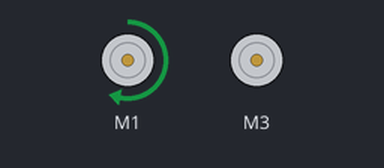
Simulated run of this sketch. Board: Arduino Uno, built with avr-gcc and run on an emulated ATmega328P. On the bench: 2 × DC motor (green arrow = forward, orange = backward, longer = faster).

Above: at 0.1 s.
At 3.1 s:
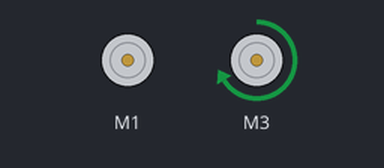
At 64.6 s:
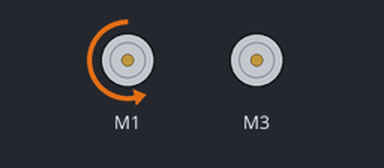
At 83.6 s:
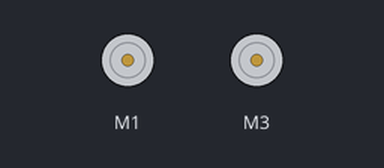
Timing chart, 0 to 85.1 s (numbered marks = the images above):
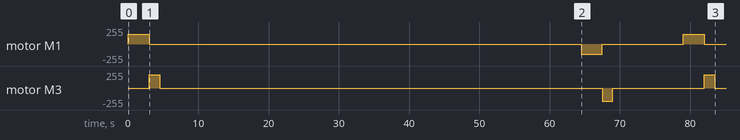

The sketch:

headSpray.ino
```cpp
#include <AFMotor.h>

// Create motor instances for M1 (shoulder) and M3 (hand)
AF_DCMotor motor1(1); // M1 is connected to port 1
AF_DCMotor motor3(3); // M3 is connected to port 3

void setup() {
  // Set initial speeds for the motors
  motor1.setSpeed(150); // Speed for shoulder motor (M1)
  motor3.setSpeed(200); // Speed for hand motor (M3)
}

void loop() {
  // Call the liftHandWithM3 function once
  liftHandWithM3();
  delay(10000); // Wait 10 seconds before calling any other function (or adjust as needed)
}

// Function to lift M1 (shoulder) to 95% and set M3 (hand) to 90%
void liftHandWithM3() {
  int durationLiftM1 = 3000; // Time to move M1 to 95% (adjust based on testing)
  int durationLiftM3 = 1500; // Time to move M3 to 90% (adjust based on testing)

  // Lift M1 to 95% up
  motor1.setSpeed(150);   // Set speed for M1
  motor1.run(FORWARD);    // Move M1 forward
  delay(durationLiftM1);  // Wait for M1 to reach 95%
  motor1.run(RELEASE);    // Stop M1

  // Move M3 to 90%
  motor3.setSpeed(200);   // Set speed for M3
  motor3.run(FORWARD);    // Move M3 forward
  delay(durationLiftM3);  // Wait for M3 to reach 90%
  motor3.run(RELEASE);    // Stop M3

  // Hold the position for 1 minute
  delay(60000);

  // Return M1 to normal position
  motor1.setSpeed(150);   // Set speed for M1
  motor1.run(BACKWARD);   // Move M1 backward
  delay(durationLiftM1);  // Wait for M1 to return to normal
  motor1.run(RELEASE);    // Stop M1

  // Return M3 to normal position
  motor3.setSpeed(200);   // Set speed for M3
  motor3.run(BACKWARD);   // Move M3 backward
  delay(durationLiftM3);  // Wait for M3 to return to normal
  motor3.run(RELEASE);    // Stop M3
}
```

Measured:
- by itself, motor M3: stopped → forward 200/255 at 3.0 s, → stopped 1.5 s later, → backward 200/255 63.0 s later, → stopped 1.5 s later, … (6 changes in this stretch)
- by itself, motor M1: stopped → forward 150/255 at 0.00 s, → stopped 3.0 s later, → backward 150/255 61.5 s later, → stopped 3.0 s later, … (6 changes in this stretch)
